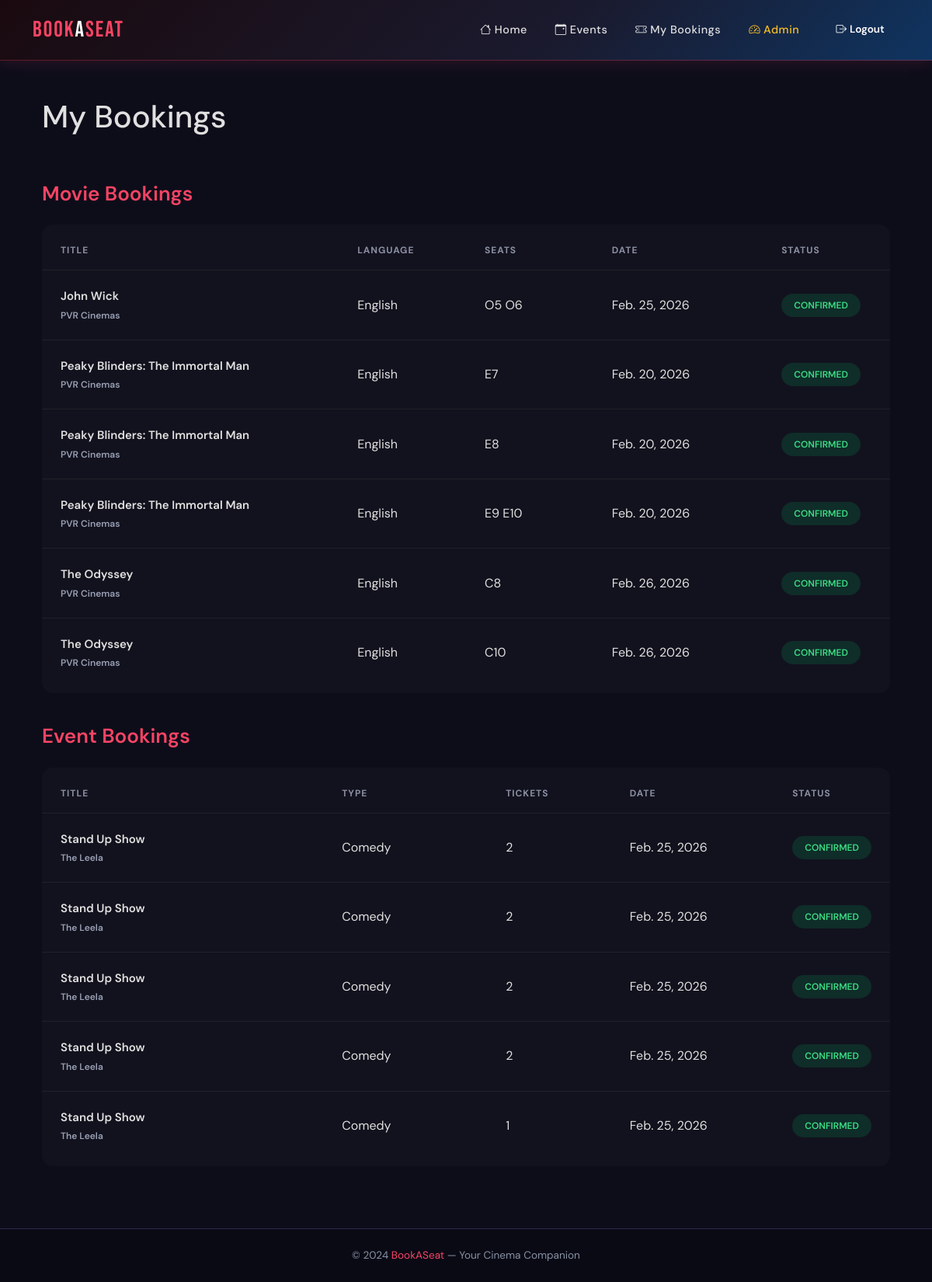
The page /booking/my-bookings/ (signed in) on the database its author committed.
### bookings/models.py (models this page shows, shortened)
class Booking(models.Model):
    STATUS_CHOICES = [
        ('PENDING', 'Pending'),
        ('CONFIRMED', 'Confirmed'),
        ('CANCELLED', 'Cancelled'),
    ]
    user = models.ForeignKey(
        settings.AUTH_USER_MODEL,
        on_delete=models.CASCADE,
        related_name='bookings'
    )
    show = models.ForeignKey(
        'movies.Show',
        on_delete=models.CASCADE,
        related_name='bookings'
    )
    seats = models.ManyToManyField('Seat', related_name='seat_bookings')
    status = models.CharField(max_length=10, choices=STATUS_CHOICES, default='PENDING')
    created_at = models.DateTimeField(auto_now_add=True)

class Seat(models.Model):
    show = models.ForeignKey(
        'movies.Show',
        on_delete=models.CASCADE,
        related_name='seats'
    )
    seat_number = models.CharField(max_length=5)
    row = models.CharField(max_length=1)
    class Meta:
        unique_together = ('show', 'row', 'seat_number')

class EventBooking(models.Model):
    STATUS_CHOICES = [
        ('PENDING', 'Pending'),
        ('CONFIRMED', 'Confirmed'),
        ('CANCELLED', 'Cancelled'),
    ]
    user = models.ForeignKey(
        settings.AUTH_USER_MODEL,
        on_delete=models.CASCADE,
        related_name='event_bookings'
    )
    event = models.ForeignKey(
        'events.Event',
        on_delete=models.CASCADE,
        related_name='event_bookings'
    )
    quantity = models.PositiveIntegerField(default=1)
    total_price = models.DecimalField(max_digits=10, decimal_places=2)
    status = models.CharField(max_length=10, choices=STATUS_CHOICES, default='PENDING')
    created_at = models.DateTimeField(auto_now_add=True)

### movies/models.py (models this page shows, shortened)
class Show(models.Model):
    movie = models.ForeignKey(Movie, on_delete=models.CASCADE, related_name='shows')
    theatre = models.ForeignKey(Theatre, on_delete=models.CASCADE, related_name='shows')
    show_date = models.DateField()
    show_time = models.TimeField()
    price = models.DecimalField(max_digits=8,decimal_places=2)
    total_seats = models.PositiveIntegerField()
    available_seats = models.PositiveIntegerField()
    created_at = models.DateTimeField(auto_now_add=True)

class Movie(models.Model):
    title = models.CharField(max_length=255)
    description = models.TextField()
    duration = models.PositiveIntegerField(help_text="Duration in minutes")
    language = models.CharField(max_length=50)
    release_date = models.DateField()
    poster = models.ImageField(upload_to='movies/posters/')
    is_active = models.BooleanField(default=True)

class Theatre(models.Model):
    name = models.CharField(max_length=255)
    city = models.CharField(max_length=100)
    address = models.TextField()
    total_screens = models.PositiveIntegerField(default=1)

### events/models.py (models this page shows, shortened)
class Event(models.Model):
    title = models.CharField(max_length=255)
    event_type = models.CharField(max_length=20, choices=EVENT_TYPE_CHOICES, default='other')
    description = models.TextField(blank=True)
    venue = models.ForeignKey(Venue, on_delete=models.SET_NULL, null=True, related_name='events')
    event_date = models.DateField()
    event_time = models.TimeField()
    price = models.DecimalField(max_digits=8, decimal_places=2)
    total_seats = models.PositiveIntegerField(default=100)
    available_seats = models.PositiveIntegerField(default=100)
    poster = models.ImageField(upload_to='events/posters/', blank=True, null=True)
    language = models.CharField(max_length=50, blank=True)
    is_active = models.BooleanField(default=True)
    created_at = models.DateTimeField(auto_now_add=True)

class Venue(models.Model):
    name = models.CharField(max_length=255)
    city = models.CharField(max_length=100)
    address = models.TextField()
    capacity = models.PositiveIntegerField(default=0)

### bookings/views.py (the view)
# urls.py: path('my-bookings/', views.my_bookings, name='my_bookings'),
@login_required
def my_bookings(request):
    movie_bookings = Booking.objects.filter(user=request.user).select_related(
        'show', 'show__movie', 'show__theatre'
    ).prefetch_related('seats').order_by('-id')
    event_bookings = EventBooking.objects.filter(user=request.user).select_related(
        'event', 'event__venue'
    ).order_by('-id')
    return render(request, 'bookings/my_bookings.html', {
        'movie_bookings': movie_bookings,
        'event_bookings': event_bookings,
    })

### bookings/templates/bookings/my_bookings.html (shortened to what this page needs)
{% extends "base.html" %}
{% block content %}
<div class="container my-bookings-page">
    <h1 class="page-title">My Bookings</h1>
    {% if not movie_bookings and not event_bookings %}
    <div class="full-empty">
        <i class="bi bi-ticket-perforated"></i>
        <p>You haven't made any bookings yet.</p>
        <div class="browse-btn-row">
            <a href="{% url 'movie_list' %}" class="browse-btn browse-btn-filled">
                <i class="bi bi-film"></i> Browse Movies
            </a>
            <a href="{% url 'event_list' %}" class="browse-btn browse-btn-outline">
                Browse Events
            </a>
        </div>
    </div>
    {% else %}
    <h2 class="section-title red">Movie Bookings</h2>
    {% if movie_bookings %}
    <div class="table-card">
        <table class="booking-table">
            <thead>
                <tr>
                    <th style="width:35%">TITLE</th>
                    <th style="width:15%">LANGUAGE</th>
                    <th style="width:15%">SEATS</th>
                    <th style="width:20%">DATE</th>
                    <th style="width:15%">STATUS</th>
                </tr>
            </thead>
            <tbody>
                {% for booking in movie_bookings %}
                <tr>
                    <td>
                        <div class="title-cell">
                            {{ booking.show.movie.title }}
                            <span>{{ booking.show.theatre.name }}</span>
                        </div>
                    </td>
                    <td>{{ booking.show.movie.language }}</td>
                    <td>
                        {% for seat in booking.seats.all %}
                            {{ seat.row }}{{ seat.seat_number }}{% if not forloop.last %} {% endif %}
                        {% endfor %}
                    </td>
                    <td>{{ booking.show.show_date }}</td>
                    <td><span class="status-pill confirmed">{{ booking.status }}</span></td>
                </tr>
                {% endfor %}
            </tbody>
        </table>
    </div>
    {% endif %}
    <h2 class="section-title red" style="margin-top:40px;">Event Bookings</h2>
    {% if event_bookings %}
    <div class="table-card">
        <table class="booking-table">
            <thead>
                <tr>
                    <th style="width:35%">TITLE</th>
                    <th style="width:20%">TYPE</th>
                    <th style="width:15%">TICKETS</th>
                    <th style="width:20%">DATE</th>
                    <th style="width:10%">STATUS</th>
                </tr>
            </thead>
            <tbody>
                {% for booking in event_bookings %}
                <tr>
                    <td>
                        <div class="title-cell">
                            {{ booking.event.title }}
                            <span>{{ booking.event.venue.name }}</span>
                        </div>
                    </td>
                    <td>{{ booking.event.get_event_type_display }}</td>
                    <td>{{ booking.quantity }}</td>
                    <td>{{ booking.event.event_date }}</td>
                    <td><span class="status-pill confirmed">{{ booking.status }}</span></td>
                </tr>
                {% endfor %}
            </tbody>
        </table>
    </div>
    {% endif %}
    {% endif %}
</div>
{% endblock %}

### templates/base.html (style rules this page uses)
:root { --bms-red: #f84464; --bms-dark: #1a1a2e; --bms-card-bg: #16213e; --bms-accent: #0f3460; --bms-text: #e0e0e0; --bms-muted: #8892a4; --bms-border: #2a2a4a; }
* { box-sizing: border-box; }
body { background-color: #0d0d1a; color: var(--bms-text); font-family: 'DM Sans', sans-serif; min-height: 100vh; }

### bookings/templates/bookings/my_bookings.html (style rules this page uses)
.table-card { margin-top: 20px; background: rgba(255, 255, 255, 0.02); border-radius: 14px; padding: 8px 0; }
.booking-table { width: 100%; border-collapse: separate; border-spacing: 0; }
.booking-table thead th { padding: 16px 24px; font-size: 12px; letter-spacing: 0.08em; color: #8b8fa3; text-align: left; }
.booking-table tbody td { padding: 22px 24px; border-top: 1px solid rgba(255,255,255,0.06); vertical-align: middle; }
.title-cell { font-weight: 600; font-size: 15px; }
.title-cell span { display: block; font-size: 12px; color: #9aa0b5; margin-top: 4px; }
.status-pill { padding: 6px 16px; border-radius: 999px; font-size: 12px; font-weight: 600; display: inline-block; }
.status-pill.confirmed { background: rgba(0,200,100,0.15); color: #3ddc84; }
.section-title { margin-top: 60px; margin-bottom: 24px; font-size: 26px; font-weight: 600; }
.section-title.red { color: var(--bms-red); }

### rows shown on the page
Booking: show.movie "John Wick", show.theatre.name "PVR Cinemas", show.movie.language "English", show.show_date "Feb. 25, 2026", status "CONFIRMED"
Seat: row "O", seat_number "5"
Seat: row "O", seat_number "6"
Booking: show.movie "Peaky Blinders: The Immortal Man", show.theatre.name "PVR Cinemas", show.movie.language "English", show.show_date "Feb. 20, 2026", status "CONFIRMED"
Seat: row "E", seat_number "7"
Booking: show.movie "Peaky Blinders: The Immortal Man", show.theatre.name "PVR Cinemas", show.movie.language "English", show.show_date "Feb. 20, 2026", status "CONFIRMED"
Seat: row "E", seat_number "8"
Booking: show.movie "Peaky Blinders: The Immortal Man", show.theatre.name "PVR Cinemas", show.movie.language "English", show.show_date "Feb. 20, 2026", status "CONFIRMED"
Seat: row "E", seat_number "9"
Seat: row "E", seat_number "10"
Booking: show.movie "The Odyssey", show.theatre.name "PVR Cinemas", show.movie.language "English", show.show_date "Feb. 26, 2026", status "CONFIRMED"
Seat: row "C", seat_number "8"
Booking: show.movie "The Odyssey", show.theatre.name "PVR Cinemas", show.movie.language "English", show.show_date "Feb. 26, 2026", status "CONFIRMED"
Seat: row "C", seat_number "10"
EventBooking: event "Stand Up Show", event.venue.name "The Leela", event.event_type "Comedy", quantity "2", event.event_date "Feb. 25, 2026", status "CONFIRMED"
EventBooking: event "Stand Up Show", event.venue.name "The Leela", event.event_type "Comedy", quantity "2", event.event_date "Feb. 25, 2026", status "CONFIRMED"
EventBooking: event "Stand Up Show", event.venue.name "The Leela", event.event_type "Comedy", quantity "2", event.event_date "Feb. 25, 2026", status "CONFIRMED"
EventBooking: event "Stand Up Show", event.venue.name "The Leela", event.event_type "Comedy", quantity "2", event.event_date "Feb. 25, 2026", status "CONFIRMED"
EventBooking: event "Stand Up Show", event.venue.name "The Leela", event.event_type "Comedy", quantity "1", event.event_date "Feb. 25, 2026", status "CONFIRMED"
